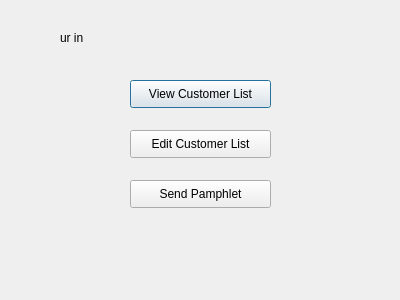
<?xml version="1.0" encoding="UTF-8"?>
<ui version="4.0">
 <class>SecDialog</class>
 <widget class="QDialog" name="SecDialog">
  <property name="geometry">
   <rect>
    <x>0</x>
    <y>0</y>
    <width>400</width>
    <height>300</height>
   </rect>
  </property>
  <property name="windowTitle">
   <string>Dialog</string>
  </property>
  <widget class="QLabel" name="label">
   <property name="geometry">
    <rect>
     <x>60</x>
     <y>30</y>
     <width>56</width>
     <height>16</height>
    </rect>
   </property>
   <property name="text">
    <string>ur in</string>
   </property>
  </widget>
  <widget class="QPushButton" name="customerList_pushButton">
   <property name="geometry">
    <rect>
     <x>130</x>
     <y>80</y>
     <width>141</width>
     <height>28</height>
    </rect>
   </property>
   <property name="text">
    <string>View Customer List</string>
   </property>
  </widget>
  <widget class="QPushButton" name="editList_pushButton">
   <property name="geometry">
    <rect>
     <x>130</x>
     <y>130</y>
     <width>141</width>
     <height>28</height>
    </rect>
   </property>
   <property name="text">
    <string>Edit Customer List</string>
   </property>
  </widget>
  <widget class="QPushButton" name="snedPamphlet_pushButton">
   <property name="geometry">
    <rect>
     <x>130</x>
     <y>180</y>
     <width>141</width>
     <height>28</height>
    </rect>
   </property>
   <property name="text">
    <string>Send Pamphlet</string>
   </property>
  </widget>
 </widget>
 <resources/>
 <connections>
  <connection>
   <sender>customerList_pushButton</sender>
   <signal>clicked()</signal>
   <receiver>SecDialog</receiver>
   <slot>viewCustomerList()</slot>
   <hints>
    <hint type="sourcelabel">
     <x>189</x>
     <y>97</y>
    </hint>
    <hint type="destinationlabel">
     <x>264</x>
     <y>41</y>
    </hint>
   </hints>
  </connection>
  <connection>
   <sender>editList_pushButton</sender>
   <signal>clicked()</signal>
   <receiver>SecDialog</receiver>
   <slot>editCustomerList()</slot>
   <hints>
    <hint type="sourcelabel">
     <x>241</x>
     <y>140</y>
    </hint>
    <hint type="destinationlabel">
     <x>273</x>
     <y>122</y>
    </hint>
   </hints>
  </connection>
  <connection>
   <sender>snedPamphlet_pushButton</sender>
   <signal>clicked()</signal>
   <receiver>SecDialog</receiver>
   <slot>sendPamphletList()</slot>
   <hints>
    <hint type="sourcelabel">
     <x>181</x>
     <y>189</y>
    </hint>
    <hint type="destinationlabel">
     <x>265</x>
     <y>240</y>
    </hint>
   </hints>
  </connection>
 </connections>
 <slots>
  <slot>viewCustomerList()</slot>
  <slot>editCustomerList()</slot>
  <slot>sendPamphletList()</slot>
 </slots>
</ui>
